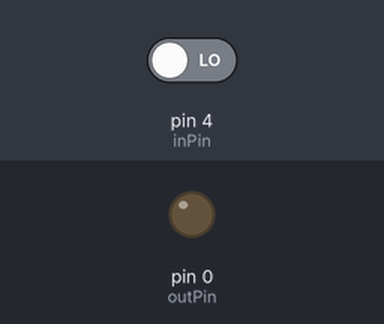
Bench run of a sketch on a simulated Arduino Uno, built with avr-gcc and run on an emulated ATmega328P. Shown: output pins drawn as LEDs (lit = HIGH). The test bench sets the inputs (shaded band); at power-on: pin 4 (inPin) LOW.

Above: at 1.2 s.
1.3 s: pin 4 (inPin) driven HIGH
At 2.1 s:
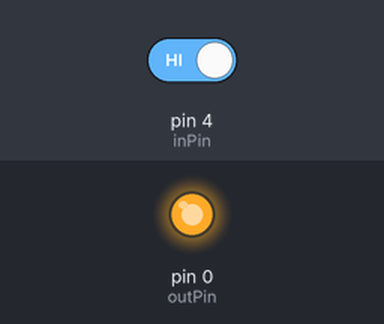
2.8 s: pin 4 (inPin) driven LOW
At 3.2 s:
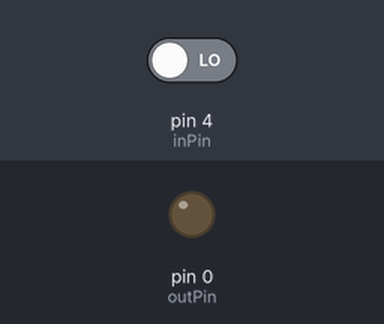
Timing chart, 0 to 5.8 s (numbered marks = the images above; inputs shaded):
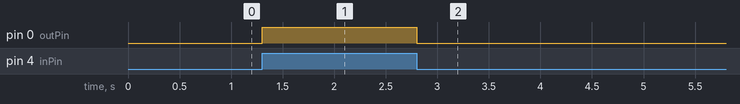

The sketch:

Project-J_01b_Input.ino
```cpp
int inPin = 4;
int outPin = 0;

void setup() {
  // put your setup code here, to run once:
pinMode(inPin,INPUT);
pinMode(outPin, OUTPUT);
}

void loop() {
  // put your main code here, to run repeatedly:
  int state = digitalRead(inPin);
  digitalWrite(outPin, state);
  delay(100);
}
```

Measured:
- after the input at 1.3 s, pin 0 (outPin): LOW → HIGH at once
- after the input at 2.8 s, pin 0 (outPin): HIGH → LOW at once
